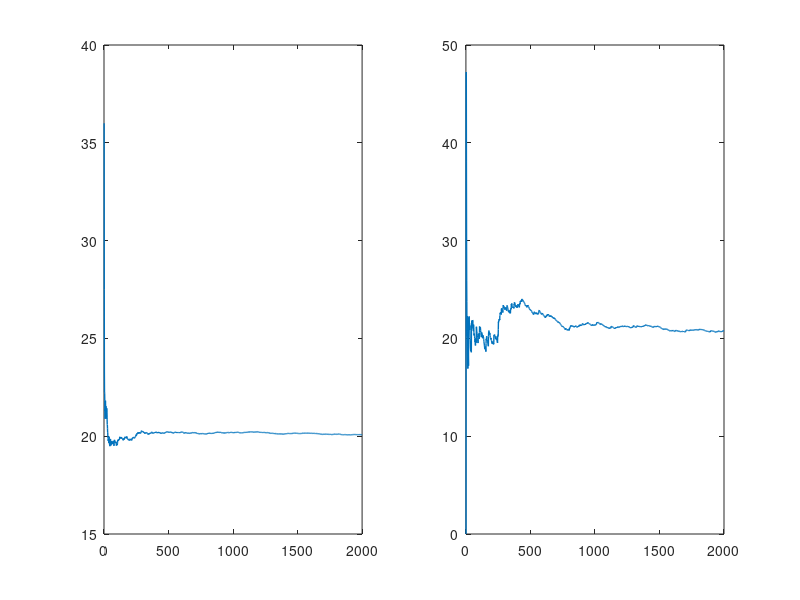

The MATLAB source for this figure:
clear all;
m=2000;r_array = poissrnd(20,1,m); %random poisson numbers generator 
sum1=0;x=0;sum2=0;sum3=0;x1=0;
ave=[];xi=[];v=[];

for i = 1:m
    sum1=sum1+r_array(i);
    x=x+1;
    ave(i)=sum1/x; % mean value
end

for j=1:m
    xi(j)=(r_array(j)-ave(j))^2;
    sum2=sum2+xi(j);
    x1=x1+1;
    v(j)=sum2/x1;    % variance
end

subplot(1,2,1);plot(ave,'linewidth',1);
subplot(1,2,2);plot(v,'linewidth',1);
